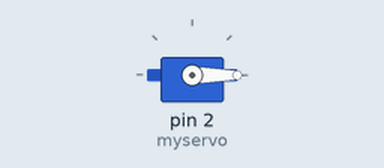
Recording of a sketch running on a simulated Arduino Uno, built with avr-gcc and run on an emulated ATmega328P. On the bench: servo.

Above: at 0.05 s.
Timing chart, 0 to 4.6 s (numbered marks = the images above):
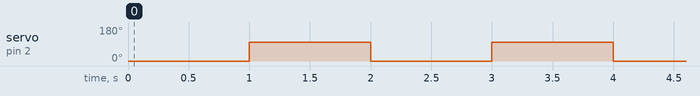

The sketch:

sketch_Moter.ino
```cpp
#include <Servo.h>  // 서보모터 라이브러리를 불러옵니다.
Servo myservo;      // 서보모터에 myservo라고 이름을 붙여줍니다.
void setup() {
  myservo.attach(2);  // myservo를 9번으로 선언하고 작동할 준비를 합니다.
}
void loop() {
  myservo.write(0);  // myservo를 0도가 되도록 움직입니다.
  delay(1000);        // 1초동안 기다립니다.
  myservo.write(100); // myservo를 100도가 되도록 움직입니다.
  delay(1000);        // 1초동안 기다립니다.
}
```

Measured:
- by itself, servo on pin 2 (myservo): alternates 100° for 1.0 s and 0° for 1.0 s
